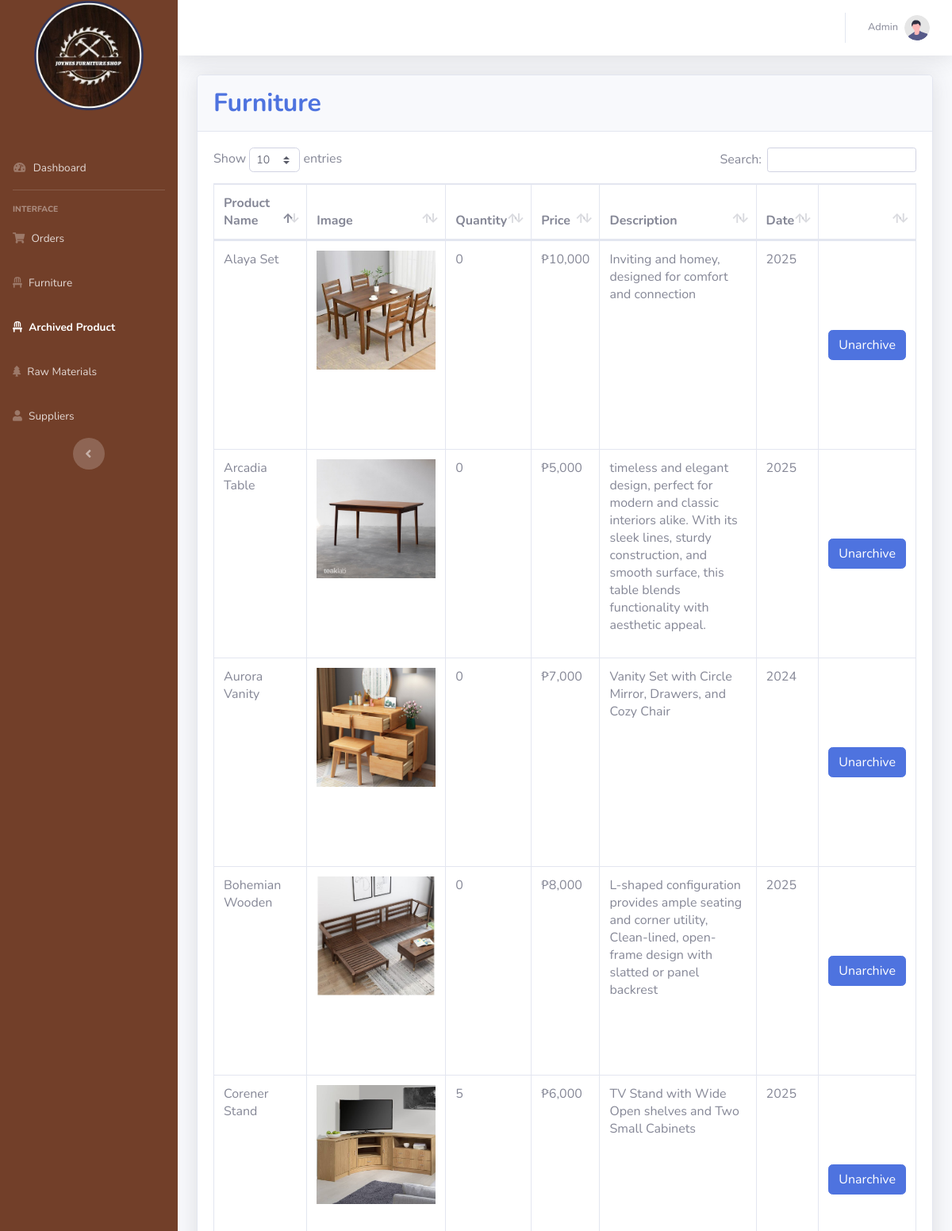
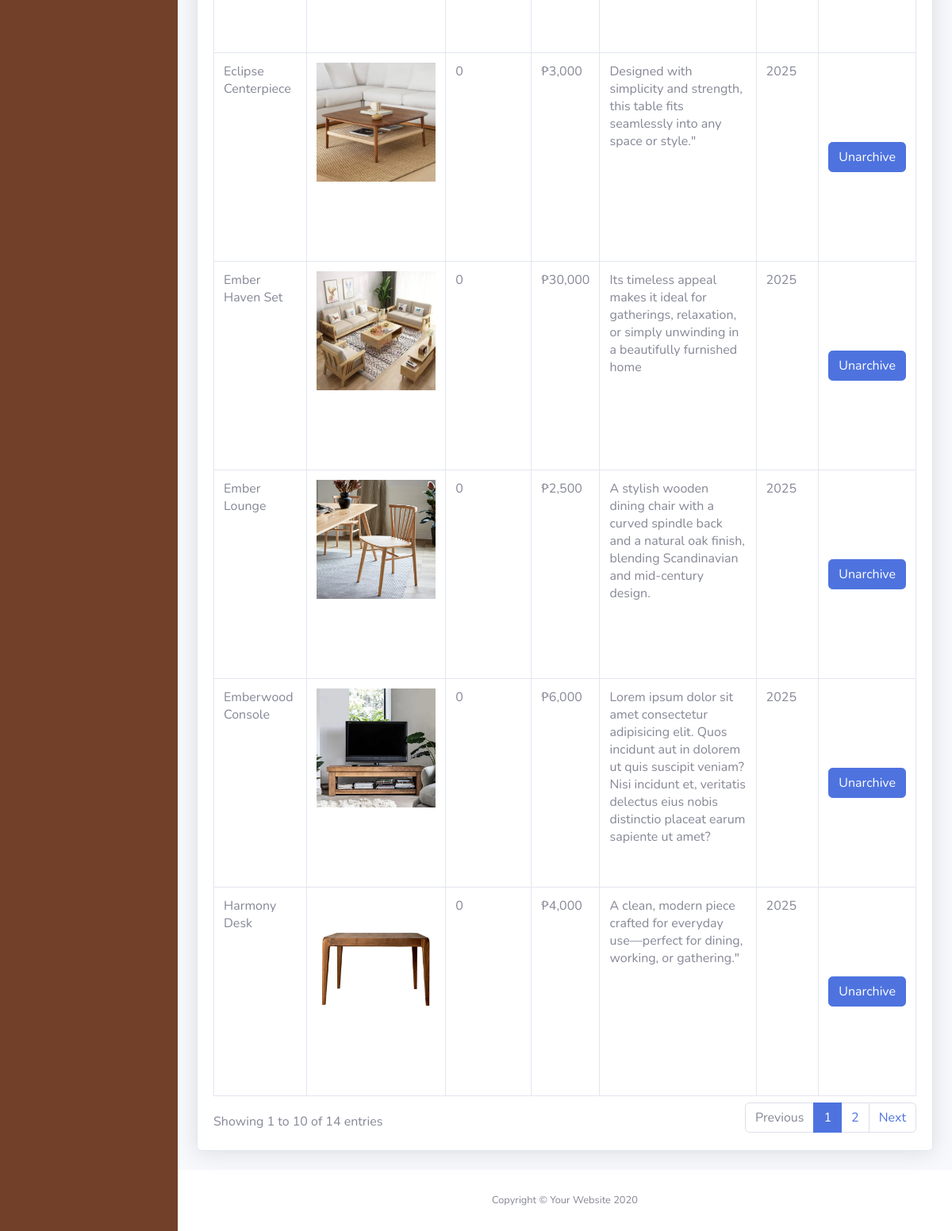
The page /archiveprod.php on the database its author committed (2 pictures, top to bottom).
### tables this page shows
CREATE TABLE `archived` (
  `ID` int(255) DEFAULT NULL,
  `name` varchar(255) NOT NULL,
  `image` varchar(255) NOT NULL,
  `description` varchar(255) NOT NULL,
  `quantity` int(255) NOT NULL,
  `cost` int(255) NOT NULL,
  `date` int(255) NOT NULL
);

### archiveprod.php (the view, shortened to what this page needs)
<?php
include("database.php");
$archivedsql = "SELECT * FROM archived";
$archivedresult = mysqli_query($conn, $archivedsql);
?>
<!DOCTYPE html>
<html lang="en">
<head>
    <link href="vendor/fontawesome-free/css/all.min.css" rel="stylesheet" type="text/css">
    <link href="css/sb-admin-2.min.css" rel="stylesheet">
    <link href="css/newstyle.css" rel="stylesheet">
    <link rel="stylesheet" href="https://maxcdn.bootstrapcdn.com/font-awesome/4.7.0/css/font-awesome.min.css">
    <link href="vendor/datatables/dataTables.bootstrap4.min.css" rel="stylesheet">
</head>
<body id="page-top">
    <div id="wrapper">
        <ul class="navbar-nav sidebar sidebar-dark accordion" id="accordionSidebar">
            <a class="logo sidebar-brand d-flex align-items-center justify-content-center" href="admin.php">
                <div class="sidebar-brand-icon ">
                    <img src="logo.png" class="img-fluid ">
                </div>
            </a>
            <li class="nav-item mt-5">
                <a class="nav-link" href="admin.php">
                    <i class="fas fa-fw fa-tachometer-alt"></i>
                    <span>Dashboard</span></a>
            </li>
            <hr class="sidebar-divider">
            <div class="sidebar-heading">
                Interface
            </div>
            <li class="nav-item">
                <a class="nav-link collapsed" href="adminOrder.php">
                    <i class="fas fa-shopping-cart"></i>
                    <span>Orders</span>
                </a>
            </li>
            <li class="nav-item ">
                <a class="nav-link collapsed" href="tables.php">
                    <i class="fas fa-solid fa-chair"></i>
                    <span>Furniture</span>
                </a>
            </li>
            <li class="nav-item active">
                <a class="nav-link collapsed" href="archiveprod.php">
                    <i class="fas fa-solid fa-chair"></i>
                    <span>Archived Product</span>
                </a>
            </li>
            <li class="nav-item">
                <a class="nav-link collapsed" href="rawtable.php">
                    <i class="fas fa-solid fa-tree"></i>
                    <span>Raw Materials</span>
                </a>
            </li>
            <li class="nav-item">
                <a class="nav-link " href="suppliers.php">
                    <i class="fas fa-solid fa-user"></i>
                    <span>Suppliers</span>
                </a>
            </li>
            <div class="text-center d-none d-md-inline">
                <button class="rounded-circle border-0" id="sidebarToggle"></button>
            </div>
        </ul>
        <div id="content-wrapper" class="d-flex flex-column">
            <div id="content">
                <nav
                    class="navbar navbar-expand navbar-light bg-white topbar mb-4 static-top shadow align-items-center">
                    <ul class="navbar-nav ml-auto">
                        <li class="nav-item dropdown no-arrow">
                            <a class="nav-link dropdown-toggle" href="#" id="userDropdown" role="button"
                                data-toggle="dropdown" aria-haspopup="true" aria-expanded="false">
                                <span class="mr-2 d-none d-lg-inline text-gray-600 small">Admin</span>
                                <img class="img-profile rounded-circle" src="img/undraw_profile.svg">
                            </a>
                        </li>
                    </ul>
                </nav>
                <div class="container-fluid">
                    <div class="card shadow mb-4">
                        <div class="card-header py-3">
                            <h2 class="m-0 font-weight-bold text-primary">Furniture</h2>
                        </div>
                        <div class="card-body">
                            <div class="table-responsive">
                                <table class="table table-bordered" id="dataTable" width="100%" cellspacing="0">
                                    <thead>
                                        <tr>
                                            <th>Product Name</th>
                                            <th>Image</th>
                                            <th>Quantity</th>
                                            <th>Price</th>
                                            <th>Description</th>
                                            <th>Date</th>
                                            <th></th>
                                        </tr>
                                    </thead>
                                    <tbody>
                                            <?php
                                            while ($row = mysqli_fetch_assoc($archivedresult)) {
                                                ?>
                                                <td><?php echo $row['name']; ?></td>
                                                <td>
                                                    <center><img src="./up/<?php echo $row['image']; ?>" alt="" width="150"
                                                            height="150"></center>
                                                </td>
                                                <td><?php echo $row['quantity']; ?></td>
                                                <td>&#8369;<?php echo number_format($row['cost'], 0, '.', ','); ?></td>
                                                <td><?php echo $row['description']; ?></td>
                                                <td><?php echo $row['date']; ?></td>
                                                <td>
                                                    <center><a href="#myModal1" type="button"
                                                            class="trigger-btn delete btn btn-primary"
                                                            data-toggle="modal">Unarchive</a></center>
                                                </td>
                                            <?php
                                            }
                                            ?>
                                    </tbody>
                                </table>
                            </div>
                        </div>
                    </div>
                </div>
            </div>
            <footer class="sticky-footer bg-white">
                <div class="container my-auto">
                    <div class="copyright text-center my-auto">
                        <span>Copyright &copy; Your Website 2020</span>
                    </div>
                </div>
            </footer>
        </div>
    </div>
</body>
</html>

### css/newstyle.css (style rules this page uses)
.logo { margin-bottom: 30px; margin-top: 35px; }
.sidebar { background-color: rgba(114,63,41,255); }

### modaldelete.php (style rules this page uses)
body { font-family: 'Varela Round', sans-serif; }
.trigger-btn { display: inline-block; margin: 100px auto; }

### rows shown on the page
archived: name "Corener Stand", image (picture), quantity "5", cost "6,000", description "TV Stand with Wide Open shelves and Two Small Cabinets", date "2025"
archived: name "Alaya Set", image (picture), quantity "0", cost "10,000", description "Inviting and homey, designed for comfort and connection", date "2025"
archived: name "Eclipse Centerpiece", image (picture), quantity "0", cost "3,000", description "Designed with simplicity and strength, this table fits seamlessly into any space or style.\"", date "2025"
archived: name "Bohemian Wooden", image (picture), quantity "0", cost "8,000", description "L-shaped configuration provides ample seating and corner utility, Clean-lined, open-frame design with slatted or panel backrest", date "2025"
archived: name "Harmony Desk", image (picture), quantity "0", cost "4,000", description "A clean, modern piece crafted for everyday use—perfect for dining, working, or gathering.\"", date "2025"
archived: name "Emberwood Console", image (picture), quantity "0", cost "6,000", description "Lorem ipsum dolor sit amet consectetur adipisicing elit. Quos incidunt aut in dolorem ut quis suscipit veniam? Nisi incidunt et, veritatis delectus eius nobis distinctio placeat earum sapiente ut amet?", date "2025"
archived: name "Arcadia Table", image (picture), quantity "0", cost "5,000", description "timeless and elegant design, perfect for modern and classic interiors alike. With its sleek lines, sturdy construction, and smooth surface, this table blends functionality with aesthetic appeal.", date "2025"
archived: name "Ember Haven Set", image (picture), quantity "0", cost "30,000", description "Its timeless appeal makes it ideal for gatherings, relaxation, or simply unwinding in a beautifully furnished home", date "2025"
archived: name "Ember Lounge", image (picture), quantity "0", cost "2,500", description "A stylish wooden dining chair with a curved spindle back and a natural oak finish, blending Scandinavian and mid-century design.", date "2025"
archived: name "Aurora Vanity", image (picture), quantity "0", cost "7,000", description "Vanity Set with Circle Mirror, Drawers, and Cozy Chair", date "2024"
